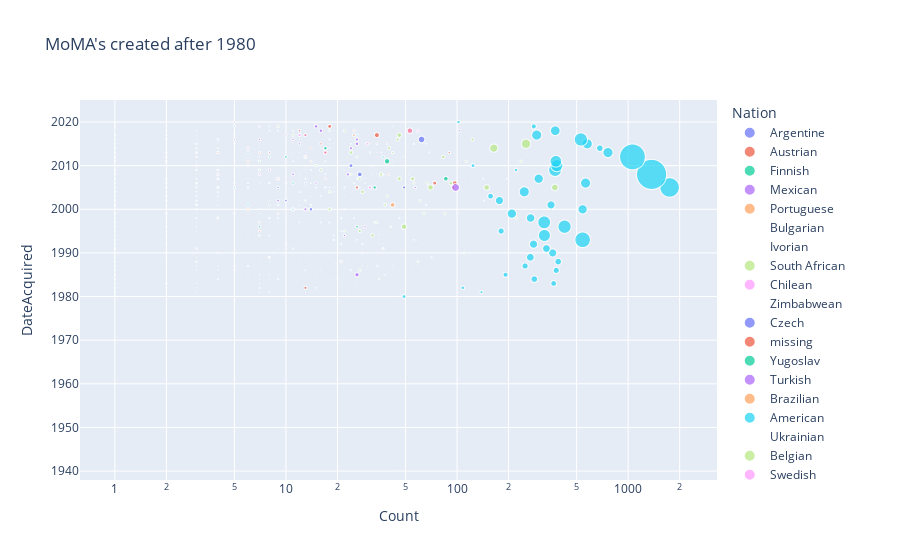

Source (notebook cell):
### Markdown cell above
Add a shape for males

### Code cell
fig6 = px.scatter(df_nats_after,
                 x="Count", y="DateAcquired", size="Females", color="Nation",
                 log_x=True, size_max=30,
                 title="MoMA's created after 1980")
fig6.show()
